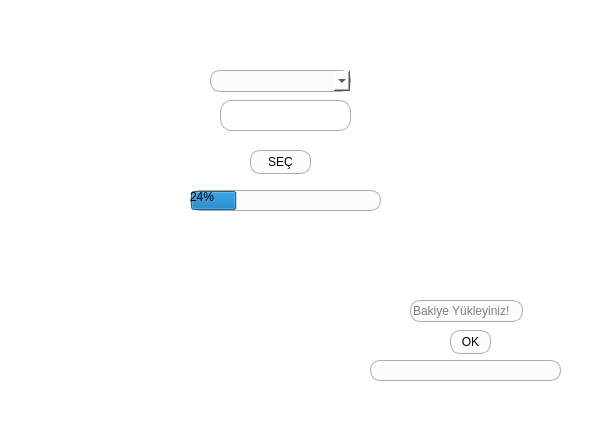
<?xml version="1.0" encoding="UTF-8"?>
<ui version="4.0">
 <class>SelectProductForm</class>
 <widget class="QWidget" name="SelectProductForm">
  <property name="geometry">
   <rect>
    <x>0</x>
    <y>0</y>
    <width>593</width>
    <height>441</height>
   </rect>
  </property>
  <property name="windowTitle">
   <string>Form</string>
  </property>
  <property name="styleSheet">
   <string notr="true">
background-color: rgb(255, 255, 255);
</string>
  </property>
  <widget class="QComboBox" name="productComboBox">
   <property name="geometry">
    <rect>
     <x>210</x>
     <y>70</y>
     <width>141</width>
     <height>22</height>
    </rect>
   </property>
   <property name="styleSheet">
    <string notr="true">border-radius: 10px;  
border: 1px solid #afaaa3;  
background-color: rgb(252, 252, 252);</string>
   </property>
   <property name="placeholderText">
    <string notr="true">Ürün Seçiniz</string>
   </property>
  </widget>
  <widget class="QLabel" name="productNameLabel">
   <property name="geometry">
    <rect>
     <x>220</x>
     <y>100</y>
     <width>131</width>
     <height>31</height>
    </rect>
   </property>
   <property name="styleSheet">
    <string notr="true">border-radius: 11px;  
background-color: rgb(255, 255, 255);
border: 1px solid #afaaa3;  </string>
   </property>
   <property name="frameShape">
    <enum>QFrame::Box</enum>
   </property>
   <property name="frameShadow">
    <enum>QFrame::Plain</enum>
   </property>
   <property name="text">
    <string/>
   </property>
  </widget>
  <widget class="QPushButton" name="startProductButton">
   <property name="geometry">
    <rect>
     <x>250</x>
     <y>150</y>
     <width>61</width>
     <height>24</height>
    </rect>
   </property>
   <property name="styleSheet">
    <string notr="true">border-radius: 10px;  
border: 1px solid #afaaa3;  
background-color: rgb(252, 252, 252);</string>
   </property>
   <property name="text">
    <string>SEÇ</string>
   </property>
  </widget>
  <widget class="QProgressBar" name="progressBar">
   <property name="geometry">
    <rect>
     <x>190</x>
     <y>190</y>
     <width>191</width>
     <height>21</height>
    </rect>
   </property>
   <property name="styleSheet">
    <string notr="true">border-radius: 10px;  
border: 1px solid #afaaa3;  
background-color: rgb(252, 252, 252);</string>
   </property>
   <property name="value">
    <number>24</number>
   </property>
  </widget>
  <widget class="QLineEdit" name="lineEdit">
   <property name="geometry">
    <rect>
     <x>410</x>
     <y>300</y>
     <width>113</width>
     <height>22</height>
    </rect>
   </property>
   <property name="styleSheet">
    <string notr="true">border-radius: 10px;  
border: 1px solid #afaaa3;  
background-color: rgb(252, 252, 252);</string>
   </property>
   <property name="placeholderText">
    <string>Bakiye Yükleyiniz!</string>
   </property>
  </widget>
  <widget class="QLabel" name="loadBalanceStatusLabel">
   <property name="geometry">
    <rect>
     <x>370</x>
     <y>360</y>
     <width>191</width>
     <height>21</height>
    </rect>
   </property>
   <property name="styleSheet">
    <string notr="true">border-radius: 10px;  
border: 1px solid #afaaa3;  
background-color: rgb(252, 252, 252);</string>
   </property>
   <property name="frameShape">
    <enum>QFrame::Box</enum>
   </property>
   <property name="text">
    <string/>
   </property>
  </widget>
  <widget class="QPushButton" name="loadBalanceButton">
   <property name="geometry">
    <rect>
     <x>450</x>
     <y>330</y>
     <width>41</width>
     <height>24</height>
    </rect>
   </property>
   <property name="styleSheet">
    <string notr="true">border-radius: 10px;  
border: 1px solid #afaaa3;  
background-color: rgb(252, 252, 252);</string>
   </property>
   <property name="text">
    <string>OK</string>
   </property>
  </widget>
  <widget class="QWidget" name="widget" native="true">
   <property name="geometry">
    <rect>
     <x>459</x>
     <y>10</y>
     <width>121</width>
     <height>81</height>
    </rect>
   </property>
   <property name="styleSheet">
    <string notr="true">image: url(:/icons/icons/logo2.jpeg);</string>
   </property>
  </widget>
 </widget>
 <resources/>
 <connections/>
</ui>
